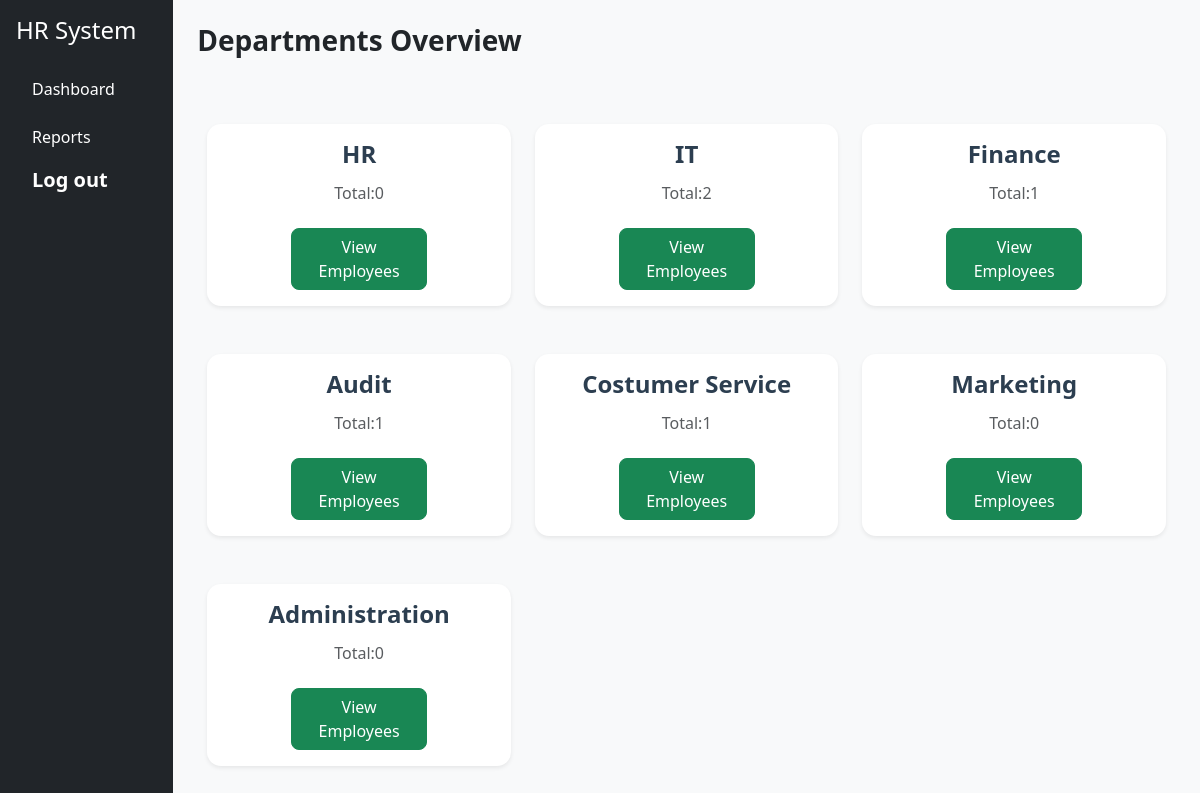
Screenshot of /departments/ with the database file from the repository.
### hr_app/models.py (models this page shows, shortened)
class Department(models.Model):
    name = models.CharField(max_length=100, unique=True)

### hr_app/views.py (the view)
# urls.py: path('departments/', views.departments_view, name='departments'),
def departments_view(request):
    departments = Department.objects.all()
    return render(request, 'departments.html', {'departments': departments})

### hr_app/templates/departments.html (shortened to what this page needs)
{% load static %}
<!DOCTYPE html>
<html lang="en">
<head>
  <link rel="stylesheet" href="{% static 'css/bootstrap.min.css' %}">
  <link rel="stylesheet" href="{% static 'css/departments.css' %}">
</head>
<body>
    <div class="d-flex">
        <div class="bg-dark text-white p-3" style="width: 250px; min-height: 100vh;">
            <h4 class="mb-4">HR System</h4>
            <ul class="nav flex-column">
                <li class="nav-item mb-2"><a href="{% url 'dashboard' %}" class="nav-link text-white">Dashboard</a></li>
                <li class="nav-item"><a href="#" class="nav-link text-white">Reports</a></li>
                <li class="nav-item"><a href="{% url 'logout' %}" class="nav-link text-white fw-bold fs-5">Log out</a></li>
            </ul>
        </div>
        <div class="flex-grow-1 p-4 bg-light">
            <div class="d-flex justify-content-between align-items-center mb-4">
                <h3 class="fw-semibold">Departments Overview</h3>
            </div>
           <div class="row d-flex">
               {% for department in departments %}
                <div class="my-4 col-md-4">
                <div class="card border-0 shadow-sm p-3 d-flex flex-column align-items-center">
                    <h4 class="text-center mb-3">{{ department.name }}</h4>
                    <h5 class="text-muted mb-4">Total:{{ department.employee_set.count }}</h5>
                    <a href="{% url 'employee_by_department' dept_id=department.id %}" class="btn btn-success w-50">View Employees</a>
                </div>
                </div>
               {% endfor %}
           </div>
        </div>
</body>
</html>

### hr_app/static/css/departments.css (style rules this page uses)
.card { border-radius: 14px; transition: all 0.3s ease; background: #ffffff; }
.card h4 { font-weight: 600; color: #2c3e50; }
.card h5 { font-size: 16px; color: #7f8c8d; }
.card .btn { border-radius: 8px; font-weight: 500; transition: all 0.25s ease; }
.row { padding: 10px; }
.card { height: 100%; }

### rows the page displays
Department: name "HR", employee_set.count "0"
Department: name "IT", employee_set.count "2"
Department: name "Finance", employee_set.count "1"
Department: name "Audit", employee_set.count "1"
Department: name "Costumer Service", employee_set.count "1"
Department: name "Marketing", employee_set.count "0"
Department: name "Administration", employee_set.count "0"
